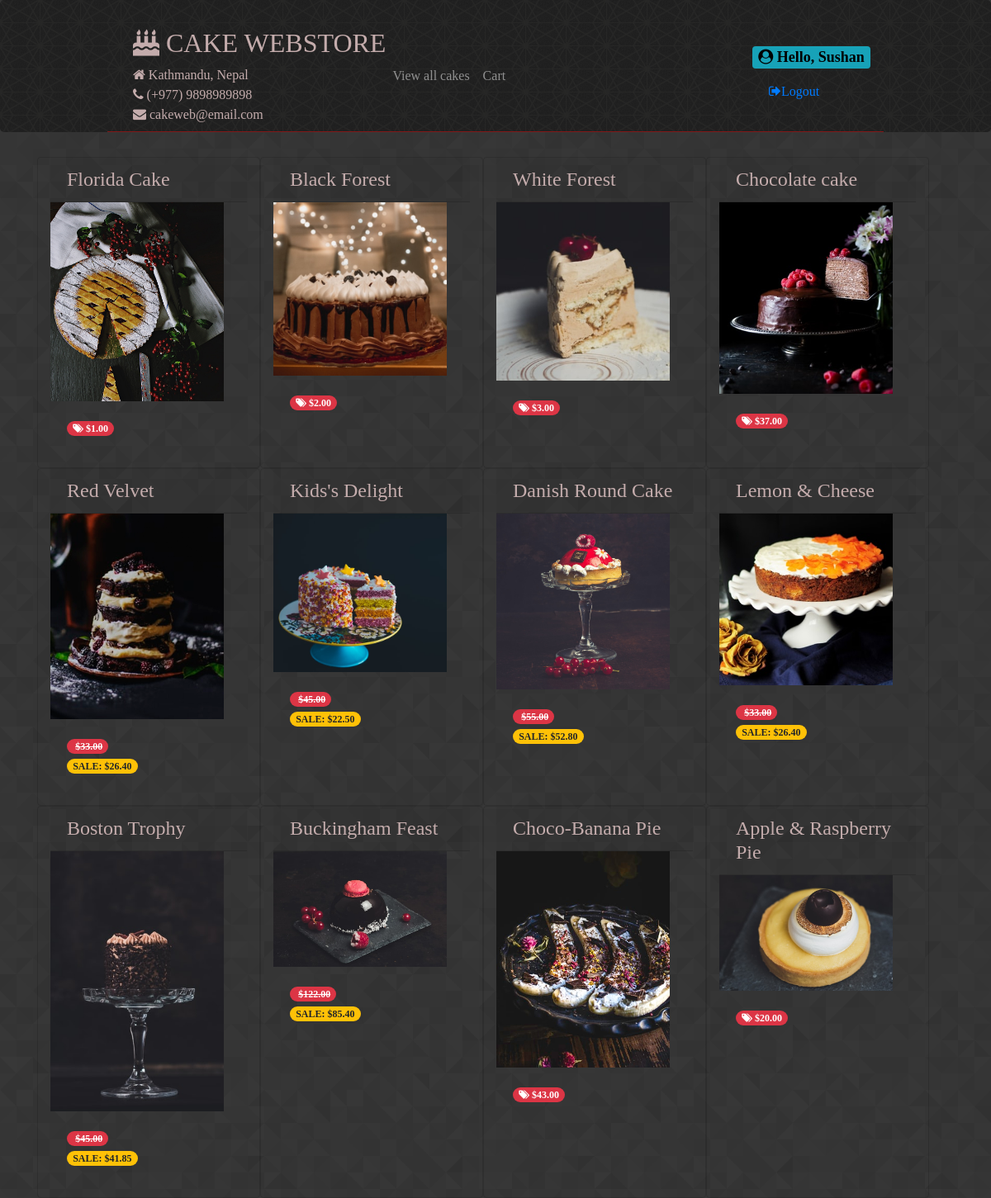
The page /list (signed in) on the database its author committed.
### store/models.py (models this page shows, shortened)
class Product(models.Model):
    id = models.AutoField(primary_key=True)
    name = models.CharField(max_length=200)
    description = models.TextField()
    occasion = models.CharField(choices=OCCASIONS, max_length=2, default='G')
    price = models.FloatField()
    discount_rate = models.FloatField(null=False, blank=True, default=0)
    sale_start = models.DateTimeField(blank=True, null=True, default=None)
    sale_end = models.DateTimeField(blank=True, null=True, default=None)
    photo = models.ImageField(blank=True, null=True, default=None, upload_to='products')
    def is_on_sale(self):
        now = timezone.now()
        if self.sale_start:
            if self.sale_end:
                return self.sale_start <= now <= self.sale_end
            return self.sale_start <= now
        return False
    def get_price(self):
        return self.price
    def current_price(self):
        if self.is_on_sale():
            discounted_price = self.price * (1 - self.discount_rate)
            return round(discounted_price, 2)
        return self.get_rounded_price()

### store/views.py (the view)
# urls.py: path(r'list', store.views.CakeListView.as_view(), name='listAllCakes'),
class CakeListView(ListView):
    model = Product
    template_name = 'store/product_list.html'

### store/templates/store/product_list.html (shortened to what this page needs)
{% extends "base.html" %}
{% block content %}
<div class="product-list row col-md-12">
  {% for product in object_list %}
  <div class="card bg-transparent col-md-3">
    <h4 class="card-header">{{ product.name }}</h4>
    {% if product.photo %}
    <a href="{% url 'showCake' product.id %}">
      <img class="img-rounded hover-effect" width="210" src="{{ MEDIA_URL }}{{ product.photo }}" />
    </a>
    {% endif %}
    <div class="card-body">
      {% if product.is_on_sale %}
      <p>
        <span class="badge badge-pill badge-danger">
          <iclass="fa fa-tags"></i>&nbsp<del>${{ product.get_price|floatformat:2 }}</del>
        </span><br />
        <span class="badge badge-pill badge-warning">SALE: ${{ product.current_price|floatformat:2 }}</span>
      </p>
      {% else %}
      <p>
        <span class="badge badge-pill badge-danger"><i
            class="fa fa-tags"></i>&nbsp${{ product.get_price|floatformat:2 }}</span>
      </p>
      {% endif %}
    </div>
  </div>
  {% endfor %}
</div>
{% endblock %}

### store/templates/base.html (shortened to what this page needs)
<!DOCTYPE HTML>
<html>
<head>
  <link rel="stylesheet" href="https://stackpath.bootstrapcdn.com/bootstrap/4.1.3/css/bootstrap.min.css"
>
  <link rel="stylesheet" href="https://stackpath.bootstrapcdn.com/font-awesome/4.7.0/css/font-awesome.min.css">
  {% load static %}
  <link rel="stylesheet" type="text/css" href="{% static 'store/styles.css' %}">
</head>
<body>
  <header class="jumbotron">
    <nav class="navbar navbar-expand-md navbar-dark" id="navbar">
      <div class="container">
        <div>
          <h2 class="text-uppercase"><i class="fa fa-birthday-cake"></i>&nbspCAKE WEBSTORE</h2>
          <div><i class="fa fa-home"></i>&nbspKathmandu, Nepal</div>
          <div><i class="fa fa-phone"></i>&nbsp(+977) 9898989898</div>
          <div><i class="fa fa-envelope"></i>&nbspcakeweb@email.com</div>
        </div>
        <section class="collapse navbar-collapse" id="myTogglerNav">
          <div class="navbar-nav">
            <a class="nav-item nav-link" href="{% url 'listAllCakes' %}">View all cakes</a>
            <a class="nav-item nav-link" href="#">Cart</a>
          </div>
        </section>
      </div>
      <nav>
        <h4><span class="badge badge-info username"><i class="fa fa-user-circle">&nbsp</i>Hello, {{user.first_name}}</span></h4>
        <a class="nav-item nav-link" href="{% url 'logout' %}">&nbsp<i class="fa fa-sign-out"></i>Logout</a>
  </header>
  <div class="container">
    {% block content %}
    {% endblock %}
  </div>
</body>
</html>

### store/static/store/styles.css (style rules this page uses)
body { font-family: Caslon !important; color: #c4acac; background: url(images/prism.png) fixed; }
.jumbotron { font-family: AmaticSC-Regular !important; background: url(images/black_thread.png) fixed; margin-bottom: 20px; padding: 25px 100px 0 100px; color: #c4acac; }
.navbar { margin: 0 30px 30px 30px; border-bottom: 1px solid rgb(131, 24, 24); }
header { position: sticky; z-index: 1; display: block; top: 0; padding: 10px 16px; background: url(images/cartographer.png) fixed; }
.username { color:black !important; }

### rows shown on the page
Product: name "Florida Cake", photo (picture), get_price "1.00"
Product: name "Black Forest", photo (picture), get_price "2.00"
Product: name "White Forest", photo (picture), get_price "3.00"
Product: name "Chocolate cake", photo (picture), get_price "37.00"
Product: name "Red Velvet", photo (picture), get_price "33.00", current_price "26.40"
Product: name "Kids's Delight", photo (picture), get_price "45.00", current_price "22.50"
Product: name "Danish Round Cake", photo (picture), get_price "55.00", current_price "52.80"
Product: name "Lemon & Cheese", photo (picture), get_price "33.00", current_price "26.40"
Product: name "Boston Trophy", photo (picture), get_price "45.00", current_price "41.85"
Product: name "Buckingham Feast", photo (picture), get_price "122.00", current_price "85.40"
Product: name "Choco-Banana Pie", photo (picture), get_price "43.00"
Product: name "Apple & Raspberry Pie", photo (picture), get_price "20.00"

### other values the page prints
{{ user.first_name }} "Sushan"
